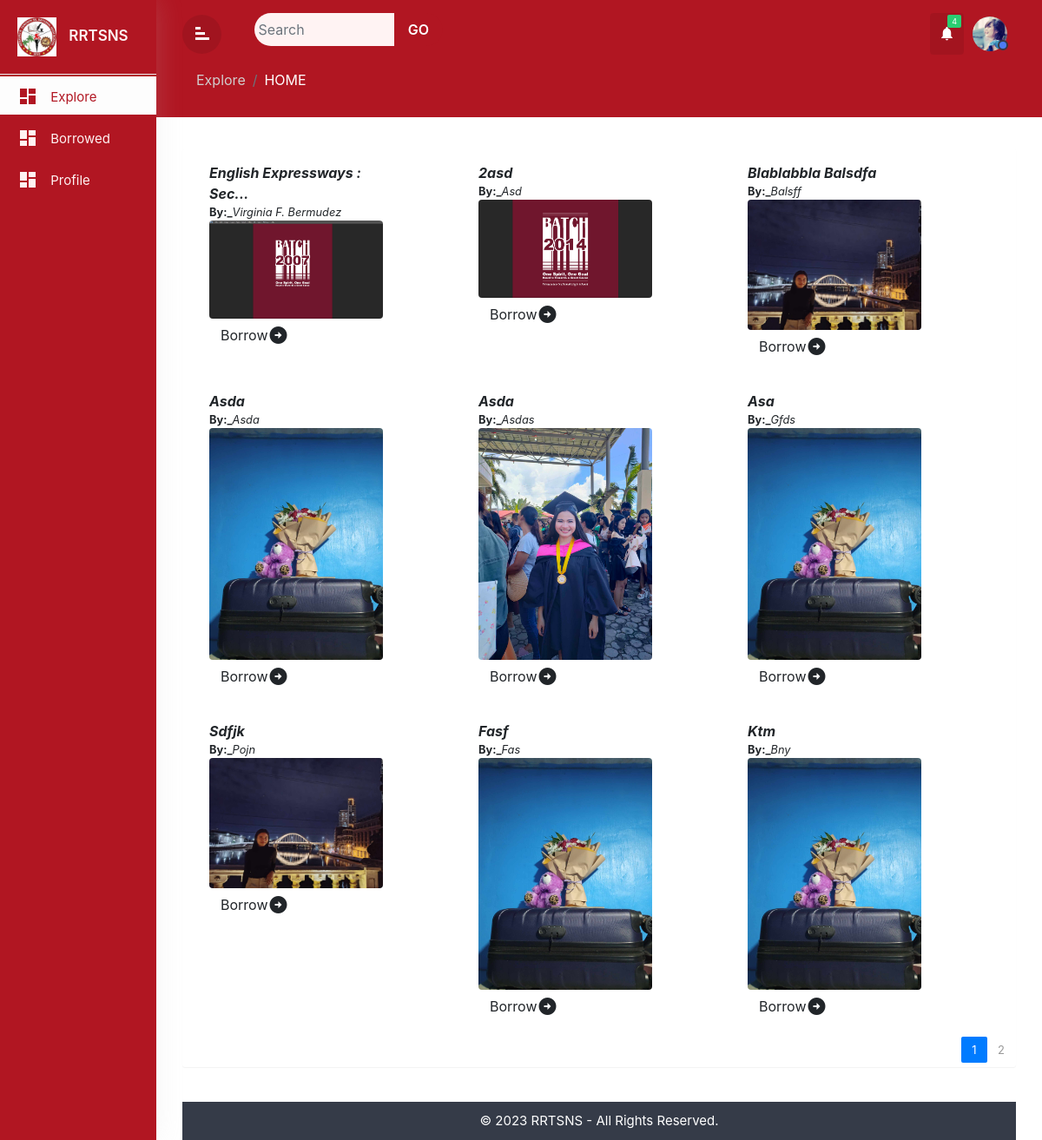
/users/student/pages/index.php, run on the app's committed database.
### tables this page shows
CREATE TABLE `book` (
  `book_id` int(11) NOT NULL,
  `cn` int(4) NOT NULL,
  `book_title` varchar(100) NOT NULL,
  `category_id` int(50) NOT NULL,
  `author` varchar(50) NOT NULL,
  `author_2` varchar(100) NOT NULL,
  `author_3` varchar(100) NOT NULL,
  `author_4` varchar(100) NOT NULL,
  `author_5` varchar(100) NOT NULL,
  `book_copies` int(11) NOT NULL,
  `book_pub` varchar(100) NOT NULL,
  `publisher_name` varchar(100) NOT NULL,
  `isbn` varchar(50) NOT NULL,
  `copyright_year` int(11) NOT NULL,
  `status` varchar(30) NOT NULL,
  `book_image` varchar(100) NOT NULL,
  `date_added` datetime NOT NULL,
  `remarks` varchar(100) NOT NULL
);

### public/users/student/pages/index.php (the view, shortened to what this page needs)
<?php
include("../../../../database/connection.php");
    $booksPerPage = 9;
    $page = isset($_GET['page']) ? $_GET['page'] : 1;
    $offset = ($page - 1) * $booksPerPage;
    $sql = "SELECT * FROM book LIMIT $offset, $booksPerPage";
    $result = $con->query($sql);
    $totalRowsQuery = "SELECT COUNT(*) as total FROM book";
    $totalRowsResult = $con->query($totalRowsQuery);
    $totalRows = $totalRowsResult->fetch_assoc()['total'];
    $booksArray = [];
    while ($row = $result->fetch_assoc()) {
        $booksArray[] = $row;
    }
    $totalPages = ceil($totalRows / $booksPerPage);
?>
<!DOCTYPE html>
<html lang="en">
<head>
    <link rel="stylesheet" href="../../../assets/css/users.css">
    <link rel="stylesheet" href="https://cdn.jsdelivr.net/npm/bootstrap@5.3.2/dist/css/bootstrap.min.css">
    <link rel="stylesheet" href="../../../assets/bootstrap/bootstrap.min.css">
</head>
<body class="wrapper">
    <?php include('../sidebar.php') ?>
    <div id="content">
        <div class="top-navbar">
            <?php include('../topbar.php') ?>
            <div class="xp-breadcrumbbar text-center">
                <ol class="breadcrumb mb-1 text-white">
                    <li class="breadcrumb-item"><a href="#">Explore</a></li>
                    <li class="breadcrumb-item active" aria-current="page">HOME</li>
                </ol>
            </div>
        </div>
        <div class="main-content">
            <div class="row">
                <div class="col-md-12">
                    <div class="table-wrapper">
                        <div class="container" id="booksContainer">
                            <div class="row">
                                <?php
                                $booksPerRow = 3;
                                $counter = 0;
                                if (!empty($booksArray)) {
                                    foreach ($booksArray as $row) {
                                        if ($counter % $booksPerRow == 0) {
                                            if ($counter > 0) {
                                                echo '</div>';
                                            }
                                            echo '<div class="col-12 col-sm-12 d-flex">';
                                        }
                                        ?>
                                        <div class="col p-3" style="display: grid; justify-content: start; width: 500px;">
                                            <div style="width: 200px;">
                                                <div class="book-title">
                                                    <span class="">
                                                        <b>
                                                            <i id="book-title">
                                                                <?php echo $row["book_title"]; ?>
                                                            </i>
                                                        </b>
                                                    </span>
                                                    <span class="d-flex" style="font-size: .8rem;">
                                                        <b>By:_</b>
                                                        <i id="book-author">
                                                            <?php echo $row["author"]; ?>
                                                        </i>
                                                    </span>
                                                </div>
                                                <img src="../../../image/uploadz/<?php echo $row["book_image"]; ?>"
                                                    class="rounded mx-auto d-block" alt="..."
                                                    style="max-width: 200px; max-height: 300px;">
                                                    <button class="btn btn-primary-none d-flex align-items-center" data-toggle="modal" data-target="#borrowModal<?php echo $row['book_id']; ?>">
                                                    Borrow
                                                    <span class="material-icons">
                                                    </span>
                                                </button>
                                            </div>
                                        </div>
                                        <?php
                                        $counter++;
                                    }
                                    echo '</div>';
                                } else {
                                    echo "No books found.";
                                }
                                ?>
                            </div>
                        </div>
                        <div class="clearfix">
                            <ul class="pagination">
                                <?php
                                for ($i = 1; $i <= $totalPages; $i++) {
                                    echo '<li class="page-item ' . ($i == $page ? 'active' : '') . '"><a href="?page=' . $i . '" class="page-link">' . $i . '</a></li>';
                                }
                                ?>
                            </ul>
                        </div>
                    </div>
                </div>
            </div>
            <footer class="footer">
                <div class="container-fluid">
                    <div class="footer-in">
                        <p class="mb-0">&copy 2023 RRTSNS - All Rights Reserved.</p>
                    </div>
                </div>
            </footer>
        </div>
    </div>
</body>
</html>

### public/assets/css/users.css (style rules this page uses)
body,html { line-height:1.8; font-family:'Poppins',sans-serif; color:#555e58; text-transform:capitalize; font-weight:400; margin:0px; padding:0px; }
.material-icons { font-family: 'Material Icons'; font-weight: normal; font-style: normal; font-size: 24px; display: inline-block; line-height: 1; text-transform: none; letter-spacing: normal; word-wrap: normal; white-space: nowrap; direction: ltr; -webkit-font-smoothing: antialiased; text-rendering: optimizeLegibility; -moz-osx-font-smoothing: grayscale; font-feature-settings: 'liga'; }
p { font-size:15px; margin:12px 0 0; line-height:24px; }
a { color:#333; font-weight:400; }
button { cursor:pointer; }
ul,ol { padding:0px; margin:0px; list-style:none; }
a,a:hover,a:focus { color:#333; text-decoration:none; transition:all 0.3s; }
.wrapper { position:relative; width:100%; overflow:auto; }
@media only screen and (min-width:992px) { #content { width:calc(100% - 260px); position:relative; float:right; transition:all 0.3s; } }
#content { position:relative; transition:all 0.5s; background-attachment:#f9fafc; width: calc(100% - 180px); }
.top-navbar { width:100%; z-index:9; position:relative; padding:15px 30px; background-color:var(--one); }
.breadcrumb { display:inline-flex; background-color:transparent; margin:5px 0 5px 0; padding:10px 0 0; color: #777777; }
.breadcrumb .breadcrumb-item a { color:#d0cdcd; }
.breadcrumb-item.active { color:#efeaea; }
.breadcrumb-item+.breadcrumb-item { padding-left:.5rem; }
.main-content { padding:30px 30px 0px 30px; }
.table-wrapper { background-color: #fff; margin:6px 0px 40px 0px; width: 100%; overflow: auto; border-radius: 3px; box-shadow: 0 1px 1px rgb(0 0 0 / 5%); }
.pagination { float:right; margin:0 0 5px; }
.pagination li a { border:none; font-size:13px; min-width:30px; min-height:30px; color:#999; margin:0 2px; line-height:30px; border-radius:2px!important; text-align:center; padding:0 6px; }
footer { background-color:#353b48; color:#fff; text-align:center; padding:10px 30px; position:relative; width:100%; }
.book-title { display: grid; justify-content: start; }

### public/assets/css/global.css (style rules this page uses)
:root { --one: #b11622; --two: #582f24; --three: #3c7536; --four: #c1ba40; --five: #fff3f3; --six: #fdfdfd; }

### data on the page
book: author "Virginia F. Bermudez", book_image (picture)
book: book_title "2asd", author "Asd", book_image (picture)
book: book_title "Blablabbla Balsdfa", author "Balsff", book_image (picture)
book: book_title "Asda", author "Asda", book_image (picture)
book: book_title "Asda", author "Asdas", book_image (picture)
book: book_title "Asa", author "Gfds", book_image (picture)
book: book_title "Sdfjk", author "Pojn", book_image (picture)
book: book_title "Fasf", author "Fas", book_image (picture)
book: book_title "Ktm", author "Bny", book_image (picture)
